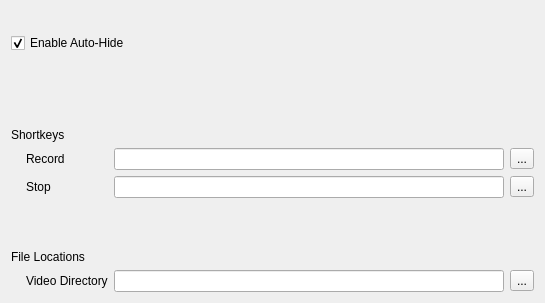
          <widget class="QWidget" name="page_2">
           <property name="geometry">
            <rect>
             <x>0</x>
             <y>0</y>
             <width>545</width>
             <height>303</height>
            </rect>
           </property>
           <attribute name="label">
            <string>Extra Settings</string>
           </attribute>
           <layout class="QVBoxLayout" name="verticalLayout_10">
            <item>
             <widget class="QCheckBox" name="autoHideCheckbox">
              <property name="sizePolicy">
               <sizepolicy hsizetype="Minimum" vsizetype="Minimum">
                <horstretch>0</horstretch>
                <verstretch>0</verstretch>
               </sizepolicy>
              </property>
              <property name="minimumSize">
               <size>
                <width>0</width>
                <height>0</height>
               </size>
              </property>
              <property name="maximumSize">
               <size>
                <width>16777215</width>
                <height>64</height>
               </size>
              </property>
              <property name="toolTip">
               <string>Enables auto-hide to system tray.</string>
              </property>
              <property name="text">
               <string>Enable Auto-Hide</string>
              </property>
              <property name="checked">
               <bool>true</bool>
              </property>
             </widget>
            </item>
            <item>
             <layout class="QGridLayout" name="gridLayout_3">
              <property name="topMargin">
               <number>0</number>
              </property>
              <item row="4" column="1">
               <widget class="QLineEdit" name="videoDirectoryLineEdit"/>
              </item>
              <item row="4" column="2">
               <widget class="QToolButton" name="videoDirectoryButton">
                <property name="text">
                 <string>...</string>
                </property>
               </widget>
              </item>
              <item row="4" column="0">
               <widget class="QLabel" name="videoDirectoryLabel">
                <property name="text">
                 <string>Video Directory</string>
                </property>
                <property name="indent">
                 <number>15</number>
                </property>
                <property name="buddy">
                 <cstring>videoDirectoryLineEdit</cstring>
                </property>
               </widget>
              </item>
              <item row="0" column="0">
               <widget class="QLabel" name="label_6">
                <property name="text">
                 <string>Shortkeys</string>
                </property>
                <property name="alignment">
                 <set>Qt::AlignBottom|Qt::AlignLeading|Qt::AlignLeft</set>
                </property>
               </widget>
              </item>
              <item row="3" column="0">
               <widget class="QLabel" name="label_7">
                <property name="text">
                 <string>File Locations</string>
                </property>
                <property name="alignment">
                 <set>Qt::AlignBottom|Qt::AlignLeading|Qt::AlignLeft</set>
                </property>
               </widget>
              </item>
              <item row="1" column="0">
               <widget class="QLabel" name="shortRecordLabel">
                <property name="text">
                 <string>Record</string>
                </property>
                <property name="indent">
                 <number>15</number>
                </property>
               </widget>
              </item>
              <item row="2" column="0">
               <widget class="QLabel" name="shortStopLabel">
                <property name="text">
                 <string>Stop</string>
                </property>
                <property name="indent">
                 <number>15</number>
                </property>
               </widget>
              </item>
              <item row="1" column="1">
               <widget class="QLineEdit" name="shortRecordLineEdit"/>
              </item>
              <item row="2" column="1">
               <widget class="QLineEdit" name="shortStopLineEdit"/>
              </item>
              <item row="1" column="2">
               <widget class="QToolButton" name="shortRecordButton">
                <property name="text">
                 <string>...</string>
                </property>
               </widget>
              </item>
              <item row="2" column="2">
               <widget class="QToolButton" name="shortStopButton">
                <property name="text">
                 <string>...</string>
                </property>
               </widget>
              </item>
             </layout>
            </item>
           </layout>
          </widget>
